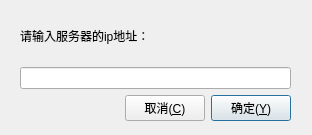
<?xml version="1.0" encoding="UTF-8"?>
<ui version="4.0">
 <class>SetIpDialog</class>
 <widget class="QDialog" name="SetIpDialog">
  <property name="geometry">
   <rect>
    <x>0</x>
    <y>0</y>
    <width>312</width>
    <height>135</height>
   </rect>
  </property>
  <property name="windowTitle">
   <string>Dialog</string>
  </property>
  <widget class="QWidget" name="verticalLayoutWidget">
   <property name="geometry">
    <rect>
     <x>20</x>
     <y>10</y>
     <width>271</width>
     <height>111</height>
    </rect>
   </property>
   <layout class="QVBoxLayout" name="verticalLayout">
    <item>
     <widget class="QLabel" name="label">
      <property name="text">
       <string>请输入服务器的ip地址：</string>
      </property>
     </widget>
    </item>
    <item>
     <widget class="QLineEdit" name="lineEdit">
      <property name="text">
       <string/>
      </property>
     </widget>
    </item>
    <item>
     <layout class="QHBoxLayout" name="horizontalLayout">
      <item>
       <spacer name="horizontalSpacer">
        <property name="orientation">
         <enum>Qt::Horizontal</enum>
        </property>
        <property name="sizeHint" stdset="0">
         <size>
          <width>40</width>
          <height>20</height>
         </size>
        </property>
       </spacer>
      </item>
      <item>
       <widget class="QPushButton" name="pushButton_2">
        <property name="text">
         <string>取消(&amp;C)</string>
        </property>
        <property name="default">
         <bool>false</bool>
        </property>
       </widget>
      </item>
      <item>
       <widget class="QPushButton" name="pushButton">
        <property name="text">
         <string>确定(&amp;Y)</string>
        </property>
        <property name="default">
         <bool>true</bool>
        </property>
       </widget>
      </item>
     </layout>
    </item>
   </layout>
  </widget>
 </widget>
 <resources/>
 <connections/>
</ui>
